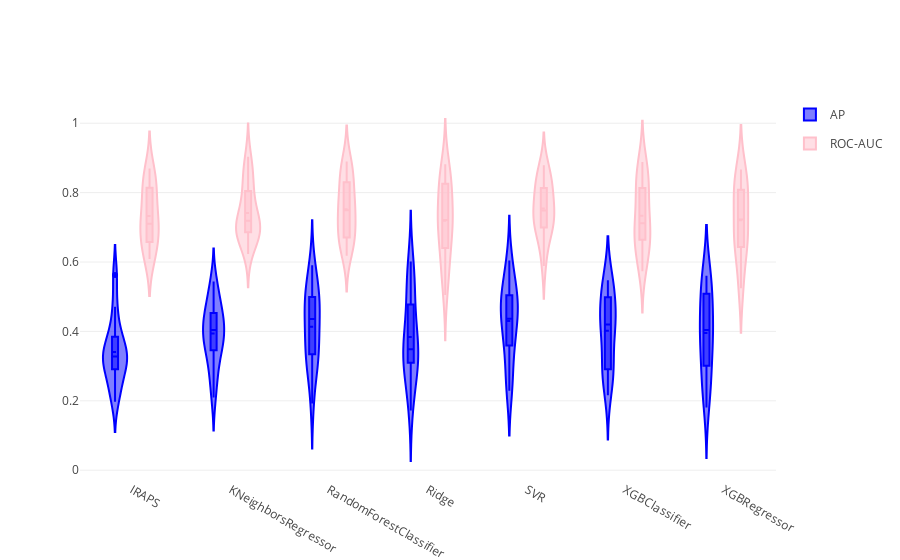

The notebook cell saved with this chart:
### Code cell
trace1 = {
    "type": 'violin',
    "x": results['classifier'],
    "y": results['mean_test_binarize_average_precision_scorer'],
    "legendgroup": 'AP',
    "scalegroup": 'AP',
    "name": 'AP',
    "box": {
        "visible": True
    },
    "meanline": {
        "visible": True
    },
    "line": {
        "color": 'blue'
    }
}

trace2 = {
    "type": 'violin',
    "x": results_auc['classifier'],
    "y": results_auc['mean_test_binarize_auc_scorer'],
    "legendgroup": 'ROC-AUC',
    "scalegroup": 'ROC-AUC',
    "name": 'ROC-AUC',
    "box": {
        "visible": True
    },
    "meanline": {
        "visible": True
    },
    "line": {
        "color": 'pink'
    }
}

layout = {
    "yaxis": {
        "zeroline": False,
    },
    "violinmode": 'group'
}
fig = go.Figure(data=[trace1, trace2], layout=layout)
iplot(fig)
# To show plot, paste the link to this GitHub notebook into http://nbviewer.jupyter.org/

### Figure 1 — Plotly figure (JSON) as saved in the notebook; plotly's stock layout.template omitted (floating-point values rounded to 4 significant figures)
{"data": [{"box": {"visible": true}, "legendgroup": "AP", "line": {"color": "blue"}, "meanline": {"visible": true}, "name": "AP", "scalegroup": "AP", "type": "violin", "uid": "66edb192-7def-11e9-8a2a-4a0002d544a0", "x": ["IRAPS", "IRAPS", "IRAPS", "IRAPS", "IRAPS", "IRAPS", "IRAPS", "IRAPS", "IRAPS", "IRAPS", "IRAPS", "IRAPS", "IRAPS", "IRAPS", "KNeighborsRegressor", "KNeighborsRegressor", "KNeighborsRegressor", "KNeighborsRegressor", "KNeighborsRegressor", "KNeighborsRegressor", "KNeighborsRegressor", "KNeighborsRegressor", "KNeighborsRegressor", "KNeighborsRegressor", "KNeighborsRegressor", "KNeighborsRegressor", "KNeighborsRegressor", "KNeighborsRegressor", "KNeighborsRegressor", "KNeighborsRegressor", "KNeighborsRegressor", "RandomForestClassifier", "RandomForestClassifier", "RandomForestClassifier", "RandomForestClassifier", "RandomForestClassifier", "RandomForestClassifier", "RandomForestClassifier", "RandomForestClassifier", "RandomForestClassifier", "RandomForestClassifier", "RandomForestClassifier", "RandomForestClassifier", "RandomForestClassifier", "RandomForestClassifier", "RandomForestClassifier", "RandomForestClassifier", "RandomForestClassifier", "Ridge", "Ridge", "Ridge", "Ridge", "Ridge", "Ridge", "Ridge", "Ridge", "Ridge", "Ridge", "Ridge", "Ridge", "Ridge", "Ridge", "Ridge", "Ridge", "Ridge", "SVR", "SVR", "SVR", "SVR", "SVR", "SVR", "SVR", "SVR", "SVR", "SVR", "SVR", "SVR", "SVR", "SVR", "SVR", "SVR", "SVR", "XGBClassifier", "XGBClassifier", "XGBClassifier", "XGBClassifier", "XGBClassifier", "XGBClassifier", "XGBClassifier", "XGBClassifier", "XGBClassifier", "XGBClassifier", "XGBClassifier", "XGBClassifier", "XGBClassifier", "XGBClassifier", "XGBClassifier", "XGBClassifier", "XGBClassifier", "XGBRegressor", "XGBRegressor", "XGBRegressor", "XGBRegressor", "XGBRegressor", "XGBRegressor", "XGBRegressor", "XGBRegressor", "XGBRegressor", "XGBRegressor", "XGBRegressor", "XGBRegressor", "XGBRegressor", "XGBRegressor", "XGBRegressor", "XGBRegressor", "XGBRegressor"], "y": [0.3324, 0.3233, 0.239, 0.2908, 0.3047, 0.3515, 0.2493, 0.197, 0.3061, 0.4037, 0.3843, 0.3487, 0.471, 0.5623, 0.4266, 0.4804, 0.3331, 0.2661, 0.3768, 0.3776, 0.4037, 0.3617, 0.2093, 0.287, 0.3501, 0.4137, 0.4462, 0.4723, 0.434, 0.5435, 0.5186, 0.4978, 0.5042, 0.3739, 0.3455, 0.2826, 0.473, 0.4355, 0.4363, 0.1919, 0.3154, 0.2989, 0.5419, 0.4674, 0.3974, 0.34, 0.5367, 0.5904, 0.5213, 0.5485, 0.3401, 0.3195, 0.3585, 0.3439, 0.2641, 0.4625, 0.1723, 0.2791, 0.3276, 0.4063, 0.43, 0.2416, 0.3483, 0.6017, 0.5577, 0.4732, 0.4828, 0.245, 0.3538, 0.4309, 0.5193, 0.4808, 0.3615, 0.2291, 0.2812, 0.3823, 0.4358, 0.5205, 0.4994, 0.4361, 0.5794, 0.604, 0.5334, 0.5473, 0.2688, 0.3262, 0.2811, 0.4149, 0.4287, 0.4519, 0.2158, 0.2867, 0.2921, 0.4008, 0.4302, 0.4974, 0.4201, 0.5409, 0.501, 0.5056, 0.5602, 0.2322, 0.3122, 0.3489, 0.4416, 0.4042, 0.5177, 0.181, 0.2418, 0.3447, 0.4452, 0.4016, 0.2668, 0.4098, 0.5504, 0.5607]}, {"box": {"visible": true}, "legendgroup": "ROC-AUC", "line": {"color": "pink"}, "meanline": {"visible": true}, "name": "ROC-AUC", "scalegroup": "ROC-AUC", "type": "violin", "uid": "66edb318-7def-11e9-8a2a-4a0002d544a0", "x": ["IRAPS", "IRAPS", "IRAPS", "IRAPS", "IRAPS", "IRAPS", "IRAPS", "IRAPS", "IRAPS", "IRAPS", "IRAPS", "IRAPS", "IRAPS", "IRAPS", "KNeighborsRegressor", "KNeighborsRegressor", "KNeighborsRegressor", "KNeighborsRegressor", "KNeighborsRegressor", "KNeighborsRegressor", "KNeighborsRegressor", "KNeighborsRegressor", "KNeighborsRegressor", "KNeighborsRegressor", "KNeighborsRegressor", "KNeighborsRegressor", "KNeighborsRegressor", "KNeighborsRegressor", "KNeighborsRegressor", "KNeighborsRegressor", "KNeighborsRegressor", "RandomForestClassifier", "RandomForestClassifier", "RandomForestClassifier", "RandomForestClassifier", "RandomForestClassifier", "RandomForestClassifier", "RandomForestClassifier", "RandomForestClassifier", "RandomForestClassifier", "RandomForestClassifier", "RandomForestClassifier", "RandomForestClassifier", "RandomForestClassifier", "RandomForestClassifier", "RandomForestClassifier", "RandomForestClassifier", "RandomForestClassifier", "Ridge", "Ridge", "Ridge", "Ridge", "Ridge", "Ridge", "Ridge", "Ridge", "Ridge", "Ridge", "Ridge", "Ridge", "Ridge", "Ridge", "Ridge", "Ridge", "Ridge", "SVR", "SVR", "SVR", "SVR", "SVR", "SVR", "SVR", "SVR", "SVR", "SVR", "SVR", "SVR", "SVR", "SVR", "SVR", "SVR", "SVR", "XGBClassifier", "XGBClassifier", "XGBClassifier", "XGBClassifier", "XGBClassifier", "XGBClassifier", "XGBClassifier", "XGBClassifier", "XGBClassifier", "XGBClassifier", "XGBClassifier", "XGBClassifier", "XGBClassifier", "XGBClassifier", "XGBClassifier", "XGBClassifier", "XGBClassifier", "XGBRegressor", "XGBRegressor", "XGBRegressor", "XGBRegressor", "XGBRegressor", "XGBRegressor", "XGBRegressor", "XGBRegressor", "XGBRegressor", "XGBRegressor", "XGBRegressor", "XGBRegressor", "XGBRegressor", "XGBRegressor", "XGBRegressor", "XGBRegressor", "XGBRegressor"], "y": [0.8393, 0.8142, 0.6087, 0.7108, 0.6176, 0.7091, 0.7055, 0.6505, 0.6575, 0.8695, 0.6976, 0.7651, 0.7751, 0.837, 0.8594, 0.861, 0.6738, 0.6901, 0.7186, 0.6771, 0.762, 0.724, 0.6231, 0.6727, 0.6988, 0.9035, 0.689, 0.6906, 0.7427, 0.8019, 0.8115, 0.8647, 0.8226, 0.6683, 0.7414, 0.6717, 0.76, 0.7751, 0.8681, 0.6181, 0.6558, 0.6496, 0.89, 0.7495, 0.6937, 0.7182, 0.7898, 0.8513, 0.8816, 0.8484, 0.5626, 0.7269, 0.7208, 0.5955, 0.7174, 0.7803, 0.5049, 0.6518, 0.6916, 0.83, 0.7457, 0.607, 0.6945, 0.8372, 0.8238, 0.8788, 0.8074, 0.5887, 0.716, 0.7843, 0.732, 0.8107, 0.7442, 0.6464, 0.686, 0.703, 0.8603, 0.7535, 0.6897, 0.7485, 0.8204, 0.848, 0.8886, 0.8647, 0.5731, 0.7345, 0.6071, 0.6891, 0.7779, 0.828, 0.6864, 0.6309, 0.6256, 0.8698, 0.6756, 0.6872, 0.7113, 0.8083, 0.807, 0.8668, 0.8494, 0.5241, 0.7226, 0.6762, 0.6646, 0.7437, 0.7872, 0.5351, 0.6447, 0.7003, 0.8519, 0.6389, 0.6315, 0.7877, 0.804, 0.8214]}], "layout": {"violinmode": "group", "yaxis": {"zeroline": false}}}
